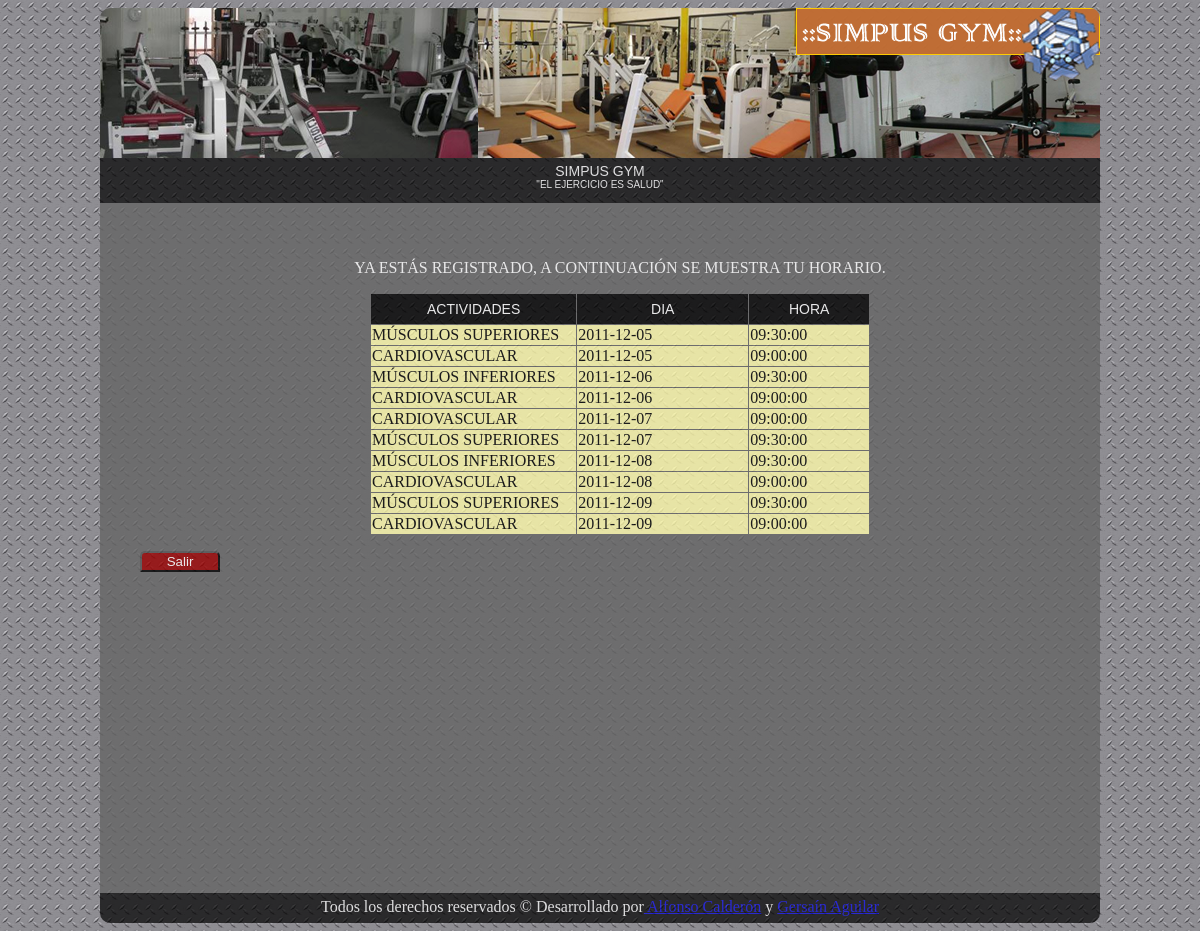
The page /index.php (signed in) on the database its author committed.
### tables this page shows
CREATE TABLE `agenda` (
  `usuario` char(16) NOT NULL,
  `area` int(11) NOT NULL,
  `hora` time NOT NULL,
  `fecha` date NOT NULL,
  `asistencia` int(11) NOT NULL
);

CREATE TABLE `area` (
  `area` int(11) NOT NULL,
  `nombre_area` varchar(50) NOT NULL
);

### GimnasioAlfonso.php (the view, shortened to what this page needs)
<!DOCTYPE html PUBLIC "-//W3C//DTD XHTML 1.0 Transitional//EN" "http://www.w3.org/TR/xhtml1/DTD/xhtml1-transitional.dtd">
<html xmlns="http://www.w3.org/1999/xhtml">
<head>
</head>
<body>
<?php
$dias = 8 - date("w");
if(!isset($_REQUEST['Insertar']))
{
	$usuario = $_SESSION['usuario'];
	include("conexion.php");
	$U = mysql_query("select * from agenda where usuario = '$usuario'",$conexion);
	$numeroUser = mysql_num_rows($U);
	if($numeroUser==0)
	{
		$i=0;
	$valuehora = array("09:00","09:30","10:00","10:30","11:00",
						"11:30","12:00","12:30","13:00","13:30",
						"14:00","14:30","15:00","15:30","16:00",
						"16:30","17:00","17:30","18:00","18:30",
						"19:00","19:30","20:00");
	$mostrarhora = array("09:00-09:30","09:30-10:00","10:00-10:30","10:30-11:00",
						 "11:00-11:30","11:30-12:00","12:00-12:30","12:30-13:00",
						 "13:00-13:30","13:30-14:00","14:00-14:30","14:30-15:00",
						 "15:00-15:30","15:30-16:00","16:00-16:30","16:30-17:00",
						 "17:00-17:30","17:30-18:00","18:00-18:30","18:30-19:00",
						 "19:00-19:30","19:30-20:00","20:00-20:30");
	$valuehoraotros = array( "09:30","10:00","10:30","11:00",
						"11:30","12:00","12:30","13:00","13:30",
						"14:00","14:30","15:00","15:30","16:00",
						"16:30","17:00","17:30","18:00","18:30",
						"19:00","19:30","20:00","20:30");
	$mostrarhoraotros = array("09:30-10:30","10:00-11:00","10:30-11:30","11:00-12:00",
						 "11:30-12:30","12:00-13:00","12:30-13:30","13:00-14:00",
						 "13:30-14:30","14:00-15:00","14:30-15:30","15:00-16:00",
						 "15:30-16:30","16:00-17:00","16:30-17:30","17:00-18:00",
						 "17:30-18:30","18:00-19:00","18:30-19:30","19:00-20:00",
						 "19:30-20:30","20:00-21:00","20:30-21:30");
	$otrasRutinas = array("Músculos Superiores","Músculos Inferiores","Spinning");
	$nombredias = array("Lunes","Martes","Miércoles","Jueves","Viernes");
	$libres = array(0,0,0,0,0);
?>
    <form id="form1" name="form1" method="post" action="index.php">
    <table width="700" border="1" align="center" cellpadding="0" cellspacing="0" bordercolor="#000000">
  <tr bgcolor="#FEFAAB">
    <td colspan="4" bgcolor="#000000" style="font-family:Tahoma, Geneva, sans-serif; font-size:24px; text-align:center; color:#FFF">
    ::Agenda tus actividades::
    </td>
  </tr>
<?php
$diasemana = 1;
while($diasemana <= 5 )
{
?>
  <tr>
    <td colspan="4">&nbsp;</td>
  </tr>
  <tr bgcolor="#000000" style="color:#FFF; font-size:22px">
    <td width="125" bg>&nbsp;</td>
    <td width="133"><?php echo $nombredias[$diasemana-1] ?></td>
    <td width="163">Horario</td>
    <td width="251">Disponibilidad</td>
  </tr>
  <tr bgcolor="#FDF779">
    <td bgcolor="#FEFAAB">Rutina 1</td>
    <td bgcolor="#FEFAAB" >Cardiováscular</td>
    <td bgcolor="#FEFAAB">
    <select name="horario1<?php echo $diasemana ?>" id="horario1<?php echo $diasemana ?>">
    <?php
	$i = 0;
	while($i < 22)
	{ ?>
  <option <?php if($_REQUEST['horario1'.$diasemana] == $valuehora[$i]) { ?>selected="selected"<?php } ?> value="<?php echo $valuehora[$i] ?>">
			<?php echo $mostrarhora[$i] ?>
        </option>
        <?php
		$i++;
	} 	?>
     </select>
    </td>
    <td bgcolor="#FFFFFF">
	<?php
	if(isset($_REQUEST['Verificar']))
	{
		include("conexion.php");
		$FechaLunes = date("Y-m-d",time()+($diasemana - 1 + $dias)*24*60*60);
		$consulta = mysql_query("select * from agenda where fecha = '$FechaLunes' and area = 1 and hora = '".$_REQUEST['horario1'.$diasemana]."'");
		if(mysql_num_rows($consulta) >= 20)
		{	echo "Usuarios: ".mysql_num_rows($consulta)." Estado: ";
			echo "OCUPADO";
			$libre[$diasemana-1] = 0;
		}
		else
		{
			if($_REQUEST['horario1'.$diasemana] < $_REQUEST['horario2'.$diasemana])
			{
				echo "Usuarios: ".mysql_num_rows($consulta)." Estado: ";
				echo "LIBRE";
				$libre[$diasemana-1] = 1;
			}
			else
			{
				echo "CARDIOVÁSCULAR DEBE SER PRIMERO";
				$libre[$diasemana-1] = 0;
			}
		}
	}
	?></td>
  </tr>
  <tr bgcolor="#FDF779">
    <td bgcolor="#FEFAAB">Rutina 2</td>
    <td bgcolor="#FEFAAB">
      <select name="rutina<?php echo $diasemana ?>" id="rutina<?php echo $diasemana ?>">
      <?php
	  $i = 2;
	  $j = 0;
	  for($i = 2; $i < 5; $i++, $j++)
	  {
	  	if($_REQUEST['rutina'.$diasemana] == $i)
			echo '<option selected="selected" value="'.$i.'">';
		else
        	echo '<option value="'.$i.'">';
		echo $otrasRutinas[$j];
        echo '</option>';
	  }
	  ?>
      </select>
    </td>
    <td bgcolor="#FEFAAB">
    <select name="horario2<?php echo $diasemana ?>" id="horario2<?php echo $diasemana ?>">
     <?php
	$i = 0;
	while($i < 22)
	{ ?>
  <option <?php if($_REQUEST['horario2'.$diasemana] == $valuehoraotros[$i]) { ?>selected="selected"<?php } ?> value="<?php echo $valuehoraotros[$i] ?>">
			<?php echo $mostrarhoraotros[$i] ?>
        </option>
        <?php
		$i++;
	} 	?>
	 </select>
    </td>
    <td bgcolor="#FFFFFF">
	<?php
	if(isset($_REQUEST['Verificar']))
	{
		include("conexion.php");
		$FechaLunes = date("Y-m-d",time()+($diasemana - 1 + $dias)*24*60*60);
		$consulta = mysql_query("select * from agenda where fecha = '$FechaLunes' and area = ".$_REQUEST['rutina'.$diasemana]." and hora = '".$_REQUEST['horario2'.$diasemana]."'");
		if($_REQUEST['rutina'.$diasemana] == $_REQUEST['rutina'.($diasemana-1)])
		{
			echo "NO PUEDES ELEGIR DOS ACTIVIDADES SEGUIDAS";
			$libre[$diasemana-1] = 0;
		}
		else if(mysql_num_rows($consulta) >= 15)
		{
			echo "Usuarios: ".mysql_num_rows($consulta)." Estado: ";
			echo "OCUPADO";
			$libre[$diasemana-1] = 0;
		}
		else
		{
			if($_REQUEST['horario1'.$diasemana] < $_REQUEST['horario2'.$diasemana])
			{
				echo "Usuarios: ".mysql_num_rows($consulta)." Estado: ";
				echo "LIBRE";
				$libre[$diasemana-1] = 1;
			}
			else
			{
				echo "CARDIOVÁSCULAR DEBE SER PRIMERO";
				$libre[$diasemana-1] = 0;
			}
		}
	}
	?></td>
  </tr>
  <?php
  $diasemana++;
  }
  ?>
  <tr bgcolor="#000000">
    <td>&nbsp;</td>
    <td>
      <input name="Verificar" type="submit" value="Verificar" />
  </td>
    <td></td>
    <td>
    <?php
	if(isset($_REQUEST['Verificar']))
	{
		if($libre[0] == 1 && $libre[1] == 1 &&
		$libre[2] == 1 && $libre[3] == 1 &&
		$libre[4] == 1 )
		{
	 ?>
    	<input type="submit" name="Insertar" id="button" value="Dar De Alta Actividades" />
    	<?php
		}
	}
	?>
    </td>
  </tr>
</table></form>
  <?php
	}
	else
	{ ?>
<p align="center" style="color:#FFF">YA ESTÁS REGISTRADO, A CONTINUACIÓN SE MUESTRA TU HORARIO.</p>
<?php
$consulta = mysql_query("select * from agenda natural join area where usuario = '$_SESSION[usuario]' order by fecha");
?>
<table width="500" border="0" align="center" cellpadding="1" cellspacing="1">
  <tr class="titulo">
    <td width="166" height="28" align="center" bgcolor="#000000">ACTIVIDADES</td>
    <td width="138" align="center" bgcolor="#000000">DIA</td>
    <td width="96" align="center" bgcolor="#000000">HORA</td>
  </tr>
  <?php
  while($row = mysql_fetch_array($consulta))
  {
  ?>
  <tr>
    <td bgcolor="#FEFAAB"><?php echo $row['nombre_area'] ?></td>
    <td bgcolor="#FEFAAB"><?php echo $row['fecha'] ?></td>
    <td bgcolor="#FEFAAB"><?php echo $row['hora'] ?></td>
  </tr>
  <?php
  }
  ?>
</table>
  <?php
	}
}
?>
</body>
</html>

### index.php (style rules this page uses)
body { background-image: url(imagenes/fondo.png); background-repeat: repeat; }
.titulo { font-size: 18px; }

### GimnasioAlfonso.php (style rules this page uses)
.titulo { font-family: Tahoma, Geneva, sans-serif; font-size: 14px; color: #FFF; }

### rows shown on the page
agenda: area.nombre_area "MÚSCULOS SUPERIORES", fecha "2011-12-05", hora "09:30:00"
agenda: area.nombre_area "CARDIOVASCULAR", fecha "2011-12-05", hora "09:00:00"
agenda: area.nombre_area "MÚSCULOS INFERIORES", fecha "2011-12-06", hora "09:30:00"
agenda: area.nombre_area "CARDIOVASCULAR", fecha "2011-12-06", hora "09:00:00"
agenda: area.nombre_area "CARDIOVASCULAR", fecha "2011-12-07", hora "09:00:00"
agenda: area.nombre_area "MÚSCULOS SUPERIORES", fecha "2011-12-07", hora "09:30:00"
agenda: area.nombre_area "MÚSCULOS INFERIORES", fecha "2011-12-08", hora "09:30:00"
agenda: area.nombre_area "CARDIOVASCULAR", fecha "2011-12-08", hora "09:00:00"
agenda: area.nombre_area "MÚSCULOS SUPERIORES", fecha "2011-12-09", hora "09:30:00"
agenda: area.nombre_area "CARDIOVASCULAR", fecha "2011-12-09", hora "09:00:00"
